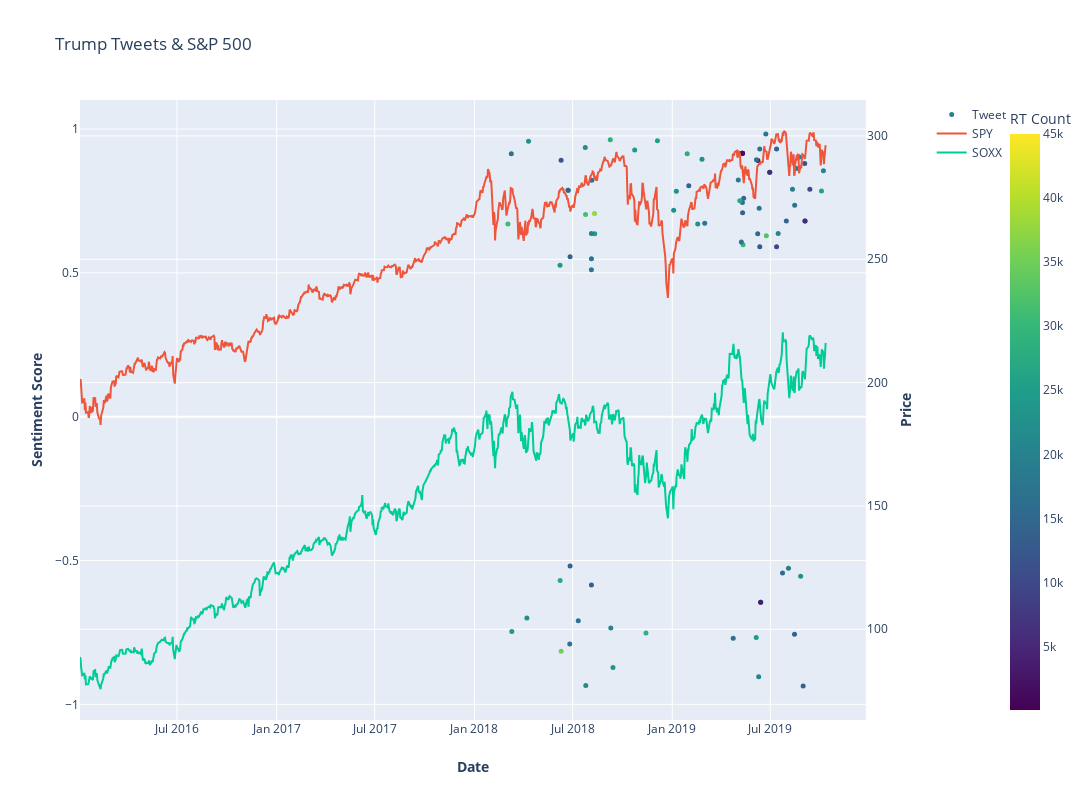

Source (notebook cell):
### Code cell
import plotly.graph_objects as go
from plotly.subplots import make_subplots

# Create figure with secondary y-axis
fig = make_subplots(specs=[[{"secondary_y": True}]])

# Add traces
fig.add_trace(
    go.Scatter(
    x = df_china.Date, 
    y = df_china.Compound, 
    name="Tweet", 
    mode = 'markers', 
        marker=dict(
        size=5,
        cmax=45000,
        cmin=50,
        color=df_china.retweet_count,
        colorbar=dict(
            title="RT Count",x=1.1
        ),
        colorscale="Viridis"
    ),
    hovertext=df_china.text),
    secondary_y=False,
)

fig.add_trace(
    go.Scatter(x = df_closing_price.Date, y=df_closing_price['SPY'], name="SPY"),
    secondary_y=True,
)

fig.add_trace(
    go.Scatter(x = df_closing_price.Date, y=df_closing_price['SOXX'], name="SOXX"),
    secondary_y=True,
)

# Add figure title
fig.update_layout(
    title_text="Trump Tweets & S&P 500",
    width=1600,
    height=800,
)


# Set x-axis title
fig.update_xaxes(title_text="<b>Date</b>")

# Set y-axes titles
fig.update_yaxes(title_text="<b>Sentiment Score</b>", secondary_y=False)
fig.update_yaxes(title_text="<b>Price</b>", secondary_y=True)

fig.show()

### Figure 1 — Plotly figure (JSON) as saved in the notebook; plotly's stock layout.template omitted (floating-point values rounded to 4 significant figures; data arrays with more than 128 entries replaced by an {"elided": "..."} marker saying what was removed)
{"data": [{"hovertext": [".@60Minutes “forgot” to report that we are helping the great farmers of the USA to the tune of 28 Billion Dollars for the last two years paid for out of Tariffs paid to the United States by China for targeting the farmer. They devalued their currency therefore paying the cost!", "The U.S. won a $7.5 Billion award from the World Trade Organization against the European Union who has for many years treated the USA very badly on Trade due to Tariffs Trade Barriers and more. This case going on for years a nice victory!", "....on October 1st we have agreed as a gesture of good will to move the increased Tariffs on 250 Billion Dollars worth of goods (25% to 30%) from October 1st to October 15th.", "“Brazil will allow more American Ethanol to enter the country without Tariffs a decision that Brazilian mills are celebrating. The seemingly counter-intuitive reaction stems from the tone of ongoing negotiations between the South American nation and the U.S. for a...", "“Brazil will allow more American Ethanol to enter the country without Tariffs a decision that Brazilian mills are celebrating. The seemingly counter-intuitive reaction stems from the tone of ongoing negotiations between the South American nation and the U.S. for a....", "“When you put everything together the pro growth Tax &amp; Regulation Cuts help to retrain workers the Tariffs which encourage manufacturers to come back to America along with President Trumps tough approach on immigration (strong stance on illegals promoting Merit Based) it...", "If the Fed would cut we would have one of the biggest Stock Market increases in a long time. Badly run and weak companies are smartly blaming these small Tariffs instead of themselves for bad management...and who can really blame them for doing that? Excuses!", "In France we are all laughing at how knowingly inaccurate the U.S. reporting of events and conversations at the G-7 is. These Leaders and many others are getting a major case study of Fake News at it’s finest! They’ve got it all wrong from Iran to China Tariffs to Boris!", "....your companies HOME and making your products in the USA. I will be responding to China’s Tariffs this afternoon. This is a GREAT opportunity for the United States. Also I am ordering all carriers including Fed Ex Amazon UPS and the Post Office to SEARCH FOR &amp; REFUSE....", "Our economy is the best in the world by far. Lowest unemployment ever within almost all categories. Poised for big growth after trade deals are completed. Import prices down China eating Tariffs. Helping targeted Farmers from big Tariff money coming in. Great future for USA!", "Good things were stated on the call with China the other day. They are eating the Tariffs with the devaluation of their currency and “pouring” money into their system. The American consumer is fine with or without the September date but much good will come from the short.....", "“So far you’ve had Tariffs imposed on 300 Billion Dollars worth of Chinese products but you can’t tell me that it has hurt our economy...&amp; it really hasn’t led to any kind of serious rise in prices at the consumer level.” @Varneyco  @FoxBusiness  And we are taking in $Billions!", "China wants to make a deal so badly. Thousands of companies are leaving because of the Tariffs they must stem the flow. At the same time China may be hoping for a Democrat to win so they could continue the great ripoff of America &amp; the theft of hundreds of Billions of $’s!", "Countries are coming to us wanting to negotiate REAL trade deals not the one sided horror show deals made by past administrations. They don’t want to be targeted for Tariffs by the U.S.", "China has lost 5 million jobs and two million manufacturing jobs due to the Trump Tariffs. Trumps got China back on its heels and the United States is doing great. @AndyPuzder @MariaBartiromo", "....Tariffs Remittance Fees or all of the above. Guatemala has not been good. Big U.S. taxpayer dollars going to them was cut off by me 9 months ago.", "China’s 2nd Quarter growth is the slowest it has been in more than 27 years. The United States Tariffs are having a major effect on companies wanting to leave China for non-tariffed countries. Thousands of companies are leaving. This is why China wants to make a deal....", "....companies to come to the USA and to get companies that have left us for other lands to COME BACK HOME. We  stupidly lost 30% of our auto business to Mexico. If the Tariffs went on at the higher level they would all come back and fast. But very happy with the deal I made...", "When you are the big “piggy bank” that other countries have been ripping off for years (to a level that is not to be believed) Tariffs are a great negotiating tool a great revenue producer and  most importantly a powerful way to get......", "I had a great meeting with President Xi of China yesterday far better than expected. I agreed not to increase the already existing Tariffs that we charge China while we continue to negotiate. China has agreed that during the negotiation they will begin purchasing large.....", "I had a great meeting with President Xi of China yesterday far better than expected. I agreed not to increase the already existing Tariffs that we charge China while we continue to negotiate. China has agreed that during the negotiation they will begin purchasing large......", "When our Country had no debt and built everything from Highways to the Military with CASH we had a big system of Tariffs. Now we allow other countries to steal our wealth treasure and jobs - But no more! The USA is doing great with unlimited upside into the future!", "I am at Camp David working on many things including Iran! We have a great Economy Tariffs have been very helpful both with respect to the huge Dollars coming IN &amp; on helping to make good Trade Deals. The Dow heading to BEST June in 80 years! Stock Market BEST June in 50 years!", "“Biden would be China’s Dream Candidate because there would be no more Tariffs no more demands that China stop stealing our IP things would go back to the old days with America’s manufacturers &amp; workers getting shafted. He has Zero Credibility!” @IngrahamAngle  So true!", "“Biden would be America’s Dream Candidate because there would be no more Tariffs no more demands that China stop stealing our IP things would go back to the old days with America’s manufacturers &amp; workers getting shafted. He has Zero Credibility!” @IngrahamAngle  So true!", "...Companies to come to the U.S.A and to get companies that have left us for other lands to come back home. We stupidly lost 30% of our auto business to Mexico. If the Tariffs went on at the higher level they would all come back and pass. But very happy with the deal I made...", "Maria Dagan Steve Stuart V - When you are the big “piggy bank” that other countries have been ripping off for years (to a level that is not to be believed) Tariffs are a great negotiating tool a great revenue producers and  most importantly a powerful way to get......", "....We do not anticipate a problem with the vote but if for any reason the approval is not forthcoming Tariffs will be reinstated!", ".....there is not we can always go back to our previous very profitable position of Tariffs - But I don’t believe that will be necessary. The Failing @nytimes &amp; ratings challenged @CNN will do anything possible to see our Country fail! They are truly The Enemy of the People!", "I am pleased to inform you that The United States of America has reached a signed agreement with Mexico. The Tariffs scheduled to be implemented by the U.S. on Monday against Mexico are hereby indefinitely suspended. Mexico in turn has agreed to take strong measures to....", "I am pleased to inform you that The United States of America has reached a signed agreement with Mexico. The Tariffs scheduled to be implemented by the U.S. on Monday against Mexico are hereby indefinitely suspended. Mexico in turn has agreed to take strong measures to......", "If we are able to make the deal with Mexico &amp; there is a good chance that we will they will begin purchasing Farm &amp; Agricultural products at very high levels starting immediately. If we are unable to make the deal Mexico will begin paying Tariffs at the 5% level on Monday!", "“House Republicans support the President on Tariffs with Mexico all the way &amp; that makes any measure the President takes on the Border totally Veto proof. Why wouldn’t you as Republicans support him when that will allow our President to make a better deal.” Thank you @GOPLeader", "Can you imagine Cryin’ Chuck Schumer saying out loud for all to hear that I am bluffing with respect to putting Tariffs on Mexico. What a Creep. He would rather have our Country fail with drugs &amp; Immigration than give Republicans a win. But he gave Mexico bad advice no bluff!", "In one year Tariffs have rebuilt our Steel Industry - it is booming! We placed a 25% Tariff on “dumped” steel from China &amp; other countries and we now have a big and growing industry. We had to save Steel for our defense and auto industries both of which are coming back strong!", "....We will then spend (match or better) the money that China may no longer be spending with our Great Patriot Farmers (Agriculture) which is a small percentage of total Tariffs received and distribute the food to starving people in nations around the world! GREAT! #MAGA", "Such an easy way to avoid Tariffs? Make or produce your goods and products in the good old USA. It’s very simple!", "....into the future will continue. In the meantime the United States has imposed Tariffs on China which may or may not be removed depending on what happens with respect to future negotiations!", "Tariffs will make our Country MUCH STRONGER not weaker. Just sit back and watch! In the meantime China should not renegotiate deals with the U.S. at the last minute. This is not the Obama Administration or the Administration of Sleepy Joe who let China get away with “murder!”", "Tariffs will bring in FAR MORE wealth to our Country than even a phenomenal deal of the traditional kind. Also much easier &amp; quicker to do. Our Farmers will do better faster and starving nations can now be helped. Waivers on some products will be granted or go to new source!", "Tariffs will bring in FAR MORE wealth to our Country than even a phenomenal deal of the traditional kind. Also much easier &amp; quicker to do. Our Farmers will do better faster and starving nations can now be helped. Waivers on some products will be granted or go to new source!", "Tariffs will bring in FAR MORE wealth to our Country than even a phenomenal deal of the traditional kind. Also much easier &amp; quicker to do. Our Farmers will do better faster and starving nations can now be helped. Waivers on some products will be granted or go to new source!", "Tariffs will bring in FAR MORE wealth to our country than even a phenomenal deal of the traditional kind. Also much easier &amp; quicker to do. Our Farmers will do better faster and starving nations can now be helped. Waivers on some products will be granted or go to new source!", "....Guess what that’s not going to happen! China has just informed us that they (Vice-Premier) are now coming to the U.S. to make a deal. We’ll see but I am very happy with over $100 Billion a year in Tariffs filling U.S. coffers...great for U.S. not good for China!", "For 10 months China has been paying Tariffs to the USA of 25% on 50 Billion Dollars of High Tech and 10% on 200 Billion Dollars of other goods. These payments are partially responsible for our great economic results. The 10% will go up to 25% on Friday. 325 Billions Dollars....", "Congrats to @U_S_Steel for investing $1+ BILLION in America's most INNOVATIVE steel mill. 232 Tariffs make Pennsylvania and USA more prosperous/secure by bringing Steel and Aluminum industries BACK. Tariffs are working. Pittsburgh is again The Steel City. USA Economy is BOOMING! https://t.co/XPXjxli6uc", "“Harley Davidson has struggled with Tariffs with the EU currently paying 31%. They’ve had to move production overseas to try and offset some of that Tariff that they’ve been hit with which will rise to 66% in June of 2021.” @MariaBartiromo So unfair to U.S. We will Reciprocate!", "....and I did not increase their second traunch of Tariffs to 25% on March 1st. This is very important for our great farmers - and me!", "....productive talks I will be delaying the U.S. increase in tariffs now scheduled for March 1. Assuming both sides make additional progress we will be planning a Summit for President Xi and myself at Mar-a-Lago to conclude an agreement. A very good weekend for U.S. &amp; China!", "Trade negotiators have just returned from China where the meetings on Trade were very productive. Now at meetings with me at Mar-a-Lago giving the details. In the meantime Billions of Dollars are being paid to the United States by China in the form of Trade Tariffs!", "China’s top trade negotiators are in the U.S. meeting with our representatives. Meetings are going well with good intent and spirit on both sides. China does not want an increase in Tariffs and feels they will do much better if they make a deal. They are correct. I will be......", "Tariffs on the “dumping” of Steel in the United States have totally revived our Steel Industry. New and expanded plants are happening all over the U.S. We have not only saved this important industry but created many jobs. Also billions paid to our treasury. A BIG WIN FOR U.S.", "“The President is the biggest and best supporter of the Steel Industry in many years. We are now doing really well. The Tariffs let us compete. Was unfair that the Steel Industry lost its jobs to unfair trade laws. Very positive outcome.” Mark Glyptis United Steelworkers", "The United States Treasury has taken in MANY billions of dollars from the Tariffs we are charging China and other countries that have not treated us fairly. In the meantime we are doing well in various Trade Negotiations currently going on. At some point this had to be done!", "....I am a Tariff Man. When people or countries come in to raid the great wealth of our Nation I want them to pay for the privilege of doing so. It will always be the best way to max out our economic power. We are right now taking in $billions in Tariffs. MAKE AMERICA RICH AGAIN", "On Trade France makes excellent wine but so does the U.S. The problem is that France makes it very hard for the U.S. to sell its wines into France and charges big Tariffs whereas the U.S. makes it easy for French wines and charges very small Tariffs. Not fair must change!", "Billions of dollars are and will be coming into United States coffers because of Tariffs. Great also for negotiations - if a country won’t give us a fair Trade Deal we will institute Tariffs on them. Used or not jobs and businesses will be created. U.S. respected again!", "The Wall Street Journal has it wrong we are under no pressure to make a deal with China they are under pressure to make a deal with us. Our markets are surging theirs are collapsing. We will soon be taking in Billions in Tariffs &amp; making products at home. If we meet we meet?", "“Ford has abruptly killed a plan to sell a Chinese-made small vehicle in the U.S. because of the prospect of higher U.S. Tariffs.” CNBC.  This is just the beginning. This car can now be BUILT IN THE U.S.A. and Ford will pay no tariffs!", "Apple prices may increase because of the massive Tariffs we may be imposing on China - but there is an easy solution where there would be ZERO tax and indeed a tax incentive. Make your products in the United States instead of China. Start building new plants now. Exciting! #MAGA", "Deal with Mexico is coming along nicely. Autoworkers and farmers must be taken care of or there will be no deal. New President of Mexico has been an absolute gentleman. Canada must wait. Their Tariffs and Trade Barriers are far too high. Will tax cars if we can’t make a deal!", "I have just authorized a doubling of Tariffs on Steel and Aluminum with respect to Turkey as their currency the Turkish Lira slides rapidly downward against our very strong Dollar! Aluminum will now be 20% and Steel 50%. Our relations with Turkey are not good at this time!", "Tariffs are working big time. Every country on earth wants to take wealth out of the U.S. always to our detriment. I say as they comeTax them. If they don’t want to be taxed let them make or build the product in the U.S. In either event it means jobs and great wealth.....", "....China which is for the first time doing poorly against us is spending a fortune on ads and P.R. trying to convince and scare our politicians to fight me on Tariffs- because they are really hurting their economy. Likewise other countries. We are Winning but must be strong!", "....Tariffs will make our country much richer than it is today. Only fools would disagree. We are using them to negotiate fair trade deals and if countries are still unwilling to negotiate they will pay us vast sums of money in the form of Tariffs. We win either way......", "....Tariffs have had a tremendous positive impact on our Steel Industry. Plants are opening all over the U.S. Steelworkers are working again and big dollars are flowing into our Treasury. Other countries use Tariffs against but when we use them foolish people scream!", "Tariffs are working far better than anyone ever anticipated. China market has dropped 27% in last 4months and they are talking to us. Our market is stronger than ever and will go up dramatically when these horrible Trade Deals are successfully renegotiated. America First.......", "Every time I see a weak politician asking to stop Trade talks or the use of Tariffs to counter unfair Tariffs I wonder what can they be thinking? Are we just going to continue and let our farmers and country get ripped off?  Lost $817 Billion on Trade last year. No weakness!", "The European Union is coming to Washington tomorrow to negotiate a deal on Trade. I have an idea for them. Both the U.S. and the E.U. drop all Tariffs Barriers and Subsidies! That would finally be called Free Market and Fair Trade! Hope they do it we are ready - but they won’t!", "Tariffs are the greatest! Either a country which has treated the United States unfairly on Trade negotiates a fair deal or it gets hit with Tariffs. It’s as simple as that - and everybody’s talking! Remember we are the “piggy bank” that’s being robbed. All will be Great!", "I am in Brussels but always thinking about our farmers. Soy beans fell 50% from 2012 to my election. Farmers have done poorly for 15 years. Other countries’ trade barriers and tariffs have been destroying their businesses. I will open...", "....We are getting other countries to reduce and eliminate tariffs and trade barriers that have been unfairly used for years against our farmers workers and companies. We are opening up closed markets and expanding our footprint. They must play fair or they will pay tariffs!", "Early this year Harley-Davidson said they would move much of their plant operations in Kansas City to Thailand. That was long before Tariffs were announced. Hence they were just using Tariffs/Trade War as an excuse. Shows how unbalanced &amp; unfair trade is but we will fix it.....", "Surprised that Harley-Davidson of all companies would be the first to wave the White Flag. I fought hard for them and ultimately they will not pay tariffs selling into the E.U. which has hurt us badly on trade down $151 Billion. Taxes just a Harley excuse - be patient!  #MAGA", "Based on the Tariffs and Trade Barriers long placed on the U.S. &amp; its great companies and workers by the European Union if these Tariffs and Barriers are not soon broken down and removed we will be placing a 20% Tariff on all of their cars coming into the U.S. Build them here!", "Based on the Tariffs and Trade Barriers long placed on the U.S. and it great companies and workers by the European Union if these Tariffs and Barriers are not soon broken down and removed we will be placing a 20% Tariff on all of their cars coming into the U.S. Build them here!", "PM Justin Trudeau of Canada acted so meek and mild during our @G7 meetings only to give a news conference after I left saying that “US Tariffs were kind of insulting” and he “will not be pushed around.” Very dishonest &amp; weak. Our Tariffs are in response to his of 270% on dairy!", "Just left the @G7 Summit in beautiful Canada. Great meetings and relationships with the six Country Leaders especially since they know I cannot allow them to apply large Tariffs and strong barriers to...", "Why isn’t the European Union and Canada informing the public that for years they have used massive Trade Tariffs and non-monetary Trade Barriers against the U.S. Totally unfair to our farmers workers &amp; companies. Take down your tariffs &amp; barriers or we will more than match you!", "Please tell Prime Minister Trudeau and President Macron that they are charging the U.S. massive tariffs and create non-monetary barriers. The EU trade surplus with the U.S. is $151 Billion and Canada keeps our farmers and others out. Look forward to seeing them tomorrow.", "Very thankful for President Xi of China’s kind words on tariffs and automobile barriers...also his enlightenment on intellectual property and technology transfers. We will make great progress together!", "The United States hasn’t had a Trade Surplus with China in 40 years. They must end unfair trade take down barriers and charge only Reciprocal Tariffs. The U.S. is losing $500 Billion a year and has been losing Billions of Dollars for decades. Cannot continue!", "The European Union wonderful countries who treat the U.S. very badly on trade are complaining about the tariffs on Steel &amp; Aluminum. If they drop their horrific barriers &amp; tariffs on U.S. products going in we will likewise drop ours. Big Deficit. If not we Tax Cars etc. FAIR!", "Spoke to PM @TurnbullMalcolm of Australia. He is committed to having a very fair and reciprocal military and trade relationship. Working very quickly on a security agreement so we don’t have to impose steel or aluminum tariffs on our ally the great nation of Australia!", "If the E.U. wants to further increase their already massive tariffs and barriers on U.S. companies doing business there we will simply apply a Tax on their Cars which freely pour into the U.S. They make it impossible for our cars (and more) to sell there. Big trade imbalance!"], "marker": {"cmax": 45000, "cmin": 50, "color": [20112, 25811, 10299, 14075, 5539, 11274, 14180, 22858, 19456, 18612, 17185, 14141, 19173, 19078, 14539, 16008, 20812, 9842, 13588, 18978, 5476, 32489, 17666, 16730, 3482, 12634, 17045, 17069, 20298, 55891, 2659, 15387, 17252, 24513, 18806, 15564, 30048, 14150, 16291, 14080, 717, 54, 1747, 17776, 26728, 18831, 16619, 18029, 21982, 22278, 14219, 27849, 22152, 22311, 25270, 28695, 23601, 23038, 20383, 28281, 24781, 37812, 16604, 16553, 17819, 13722, 20071, 21625, 31469, 21582, 17371, 13946, 14304, 16881, 18720, 14415, 35318, 11711, 27161, 23855, 22531, 22193, 23972, 17200, 30869], "colorbar": {"title": {"text": "RT Count"}, "x": 1.1, "y": 0.5}, "colorscale": [[0, "#440154"], [0.1111, "#482878"], [0.2222, "#3e4989"], [0.3333, "#31688e"], [0.4444, "#26828e"], [0.5556, "#1f9e89"], [0.6667, "#35b779"], [0.7778, "#6ece58"], [0.8889, "#b5de2b"], [1, "#fde725"]], "size": 5}, "mode": "markers", "name": "Tweet", "type": "scatter", "x": ["2019-10-06T23:54:00", "2019-10-03T10:00:00", "2019-09-11T23:17:00", "2019-09-03T02:37:00", "2019-09-02T21:58:00", "2019-09-02T11:36:00", "2019-08-30T14:10:00", "2019-08-25T23:10:00", "2019-08-23T14:59:00", "2019-08-18T19:24:00", "2019-08-14T22:32:00", "2019-08-14T15:51:00", "2019-08-10T21:58:00", "2019-08-03T12:41:00", "2019-07-30T12:40:00", "2019-07-23T12:23:00", "2019-07-15T10:43:00", "2019-07-12T12:48:00", "2019-07-12T12:48:00", "2019-06-29T22:32:00", "2019-06-29T21:22:00", "2019-06-23T14:46:00", "2019-06-22T16:55:00", "2019-06-13T03:50:00", "2019-06-13T03:07:00", "2019-06-11T13:12:00", "2019-06-11T12:50:00", "2019-06-10T10:31:00", "2019-06-09T12:26:00", "2019-06-08T00:31:00", "2019-06-08T00:25:00", "2019-06-07T17:16:00", "2019-06-05T08:20:00", "2019-06-05T00:04:00", "2019-05-14T10:15:00", "2019-05-12T21:06:00", "2019-05-11T13:55:00", "2019-05-10T19:14:00", "2019-05-10T11:48:00", "2019-05-10T11:46:00", "2019-05-10T11:22:00", "2019-05-10T11:22:00", "2019-05-10T10:53:00", "2019-05-08T12:48:00", "2019-05-05T16:08:00", "2019-05-02T21:33:00", "2019-04-23T11:04:00", "2019-03-01T23:08:00", "2019-02-24T22:50:00", "2019-02-17T00:17:00", "2019-01-31T12:41:00", "2019-01-28T13:16:00", "2019-01-08T13:13:00", "2019-01-03T14:52:00", "2018-12-04T15:03:00", "2018-11-13T13:07:00", "2018-10-23T16:43:00", "2018-09-13T14:15:00", "2018-09-09T13:49:00", "2018-09-08T15:45:00", "2018-08-10T23:12:00", "2018-08-10T12:47:00", "2018-08-05T11:59:00", "2018-08-04T20:03:00", "2018-08-04T19:58:00", "2018-08-04T19:53:00", "2018-08-04T19:47:00", "2018-07-25T11:01:00", "2018-07-25T00:08:00", "2018-07-24T11:29:00", "2018-07-11T12:40:00", "2018-06-26T11:25:00", "2018-06-26T11:16:00", "2018-06-25T21:28:00", "2018-06-23T00:34:00", "2018-06-22T14:25:00", "2018-06-09T23:04:00", "2018-06-09T20:56:00", "2018-06-08T02:15:00", "2018-06-07T22:04:00", "2018-04-10T18:30:00", "2018-04-07T18:03:00", "2018-03-10T21:29:00", "2018-03-09T22:48:00", "2018-03-03T17:53:00"], "xaxis": "x", "y": [0.8553, 0.7845, 0.7906, 0.6808, 0.6808, 0.8807, -0.9358, -0.555, 0.9029, 0.8634, 0.7351, -0.7566, 0.7906, -0.5267, 0.6808, -0.5432, 0.6369, 0.5913, 0.9309, 0.8496, 0.8496, 0.629, 0.9825, -0.6449, -0.6449, 0.5913, 0.9309, 0.7245, -0.904, 0.891, 0.891, 0.636, 0.8934, -0.7678, 0.8513, 0.7592, 0.5983, 0.7088, 0.7448, 0.9156, 0.9156, 0.9156, 0.9156, 0.6078, 0.7506, 0.8233, -0.7706, 0.6729, 0.8953, 0.6696, 0.8029, 0.9141, 0.7837, 0.7177, 0.9597, -0.7524, 0.9273, -0.872, -0.7345, 0.9628, 0.636, 0.7069, 0.8225, 0.5492, 0.5106, -0.5848, 0.6369, -0.9343, 0.7028, 0.9357, -0.7096, 0.5562, -0.5187, -0.7903, 0.7873, 0.7873, -0.8151, 0.8918, -0.5697, 0.5267, 0.9577, -0.6996, -0.747, 0.9144, 0.6696], "yaxis": "y"}, {"name": "SPY", "type": "scatter", "x": {"elided": "951 str values"}, "xaxis": "x", "y": {"elided": "951 float values"}, "yaxis": "y2"}, {"name": "SOXX", "type": "scatter", "x": {"elided": "951 str values"}, "xaxis": "x", "y": {"elided": "951 float values"}, "yaxis": "y2"}], "layout": {"height": 800, "title": {"text": "Trump Tweets & S&P 500"}, "width": 1600, "xaxis": {"anchor": "y", "autorange": true, "domain": [0, 0.94], "range": ["2016-01-04", "2019-12-22 02:21:29.2196"], "title": {"text": "<b>Date</b>"}, "type": "date"}, "yaxis": {"anchor": "x", "autorange": true, "domain": [0, 1], "range": [-1.054, 1.101], "title": {"text": "<b>Sentiment Score</b>"}, "type": "linear"}, "yaxis2": {"anchor": "x", "autorange": true, "overlaying": "y", "range": [63.22, 314.6], "side": "right", "title": {"text": "<b>Price</b>"}, "type": "linear"}}}
